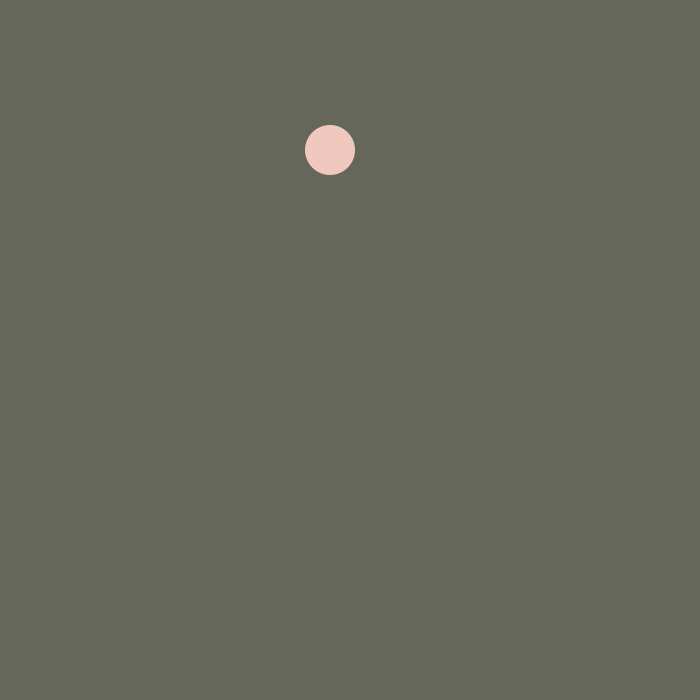
Frame 1 (no input)
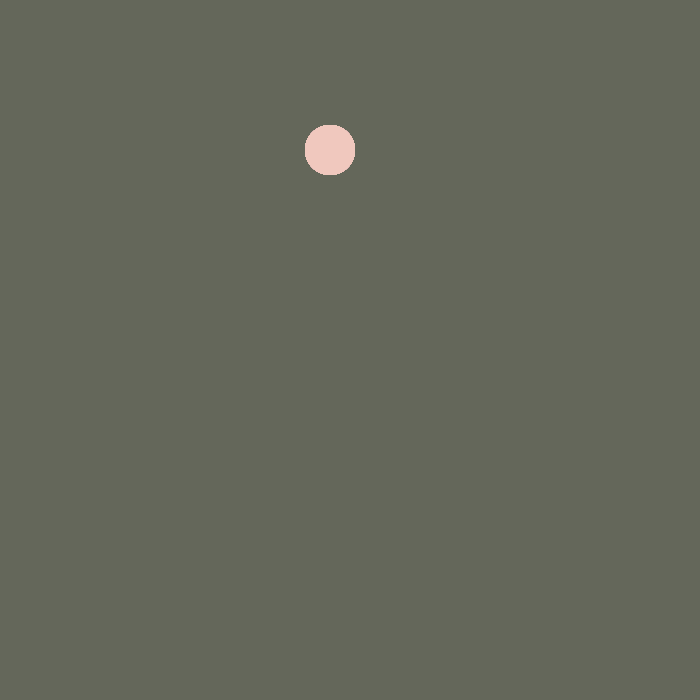
Frame 60 (the mouse pressed at the canvas centre just before this capture)
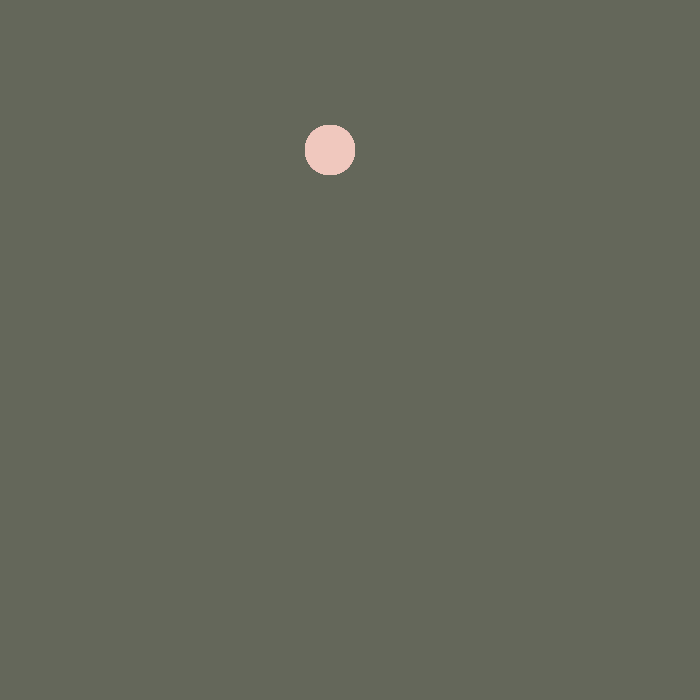
Frame 120 (the mouse held since frame 60 and released just before this capture)

The Processing sketch that drew these frames (run headless with seeded random() and noise(); from frame 60 on, the mouse is pressed at the canvas centre):

// Processing sketch: Class_Quiz
// ── Class_Quiz.pde
int x= 330;
int y= 150;
int w= 50;
int h= 50;
float[] balls= new float [50];
float[] BXSpeed = new float[50];
float[] BYSpeed = new float[50];
float[] BX = new float[50];
float[] BY = new float[50];
int R = 25;
float speed =0;
float gravity= 0.1;
boolean value=false;

void setup(){
  size(700,700);
  background(100,103,90);
 
  for (int i = 0; i < 50; i++) {
  BX[i] = random(x,y);
  BY[i] = random(x,y);
  BXSpeed[i] = random(1,6);
  BYSpeed[i] = random(1,6);
  
}
}

void draw(){
  fill(240,200,190);
  noStroke();
 ellipse(x,y,w,h);
 
 if(mouseX> x -(w/2) && mouseX <x + (w/2) && mouseY > y - (w/2) && mouseY< y+(w/2)){
   value =true;
   fill(210,160,215);
   noStroke();
   ellipse(x,y,w,h);
 }

}

void mousePressed(){
   if(mouseX> x -(w/2) && mouseX <x + (w/2) && mouseY > y - (w/2) && mouseY< y+(w/2)){
     value =true;
     
     for (int i = 0; i < 50; i++){
  
    fill(random(250),random(90),random(130));
    ellipse(BX[i],BY[i], R,R);
    speed=speed +gravity;
   
    }
}}
     
